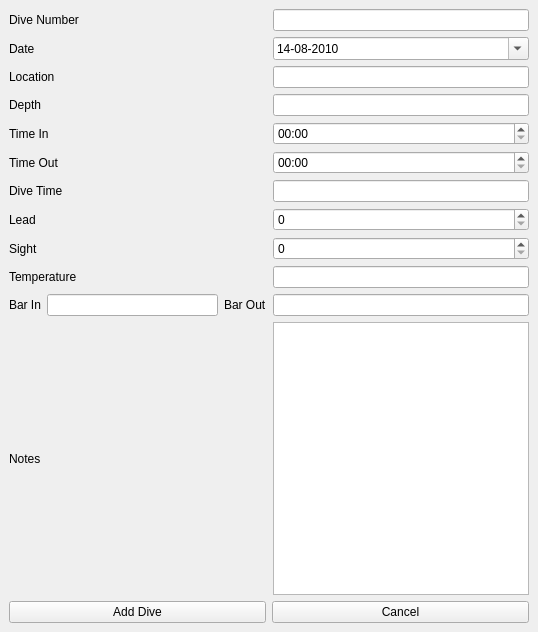
<?xml version="1.0" encoding="UTF-8"?>
<ui version="4.0">
 <class>AddDive</class>
 <widget class="QMainWindow" name="AddDive">
  <property name="geometry">
   <rect>
    <x>0</x>
    <y>0</y>
    <width>538</width>
    <height>632</height>
   </rect>
  </property>
  <property name="windowTitle">
   <string>Add a Dive</string>
  </property>
  <widget class="QWidget" name="centralwidget">
   <layout class="QVBoxLayout" name="verticalLayout">
    <item>
     <layout class="QGridLayout" name="gridLayout">
      <item row="0" column="0" colspan="3">
       <widget class="QLabel" name="LNumber">
        <property name="text">
         <string>Dive Number</string>
        </property>
       </widget>
      </item>
      <item row="0" column="3">
       <widget class="QLineEdit" name="INumber">
        <property name="text">
         <string/>
        </property>
       </widget>
      </item>
      <item row="1" column="0" colspan="3">
       <widget class="QLabel" name="LDate">
        <property name="text">
         <string>Date</string>
        </property>
       </widget>
      </item>
      <item row="1" column="3">
       <widget class="QDateEdit" name="IDate">
        <property name="dateTime">
         <datetime>
          <hour>0</hour>
          <minute>0</minute>
          <second>0</second>
          <year>2010</year>
          <month>8</month>
          <day>14</day>
         </datetime>
        </property>
        <property name="displayFormat">
         <string>dd-MM-yyyy</string>
        </property>
        <property name="calendarPopup">
         <bool>true</bool>
        </property>
        <property name="currentSectionIndex">
         <number>0</number>
        </property>
        <property name="timeSpec">
         <enum>Qt::LocalTime</enum>
        </property>
        <property name="date">
         <date>
          <year>2010</year>
          <month>8</month>
          <day>14</day>
         </date>
        </property>
       </widget>
      </item>
      <item row="2" column="0" colspan="3">
       <widget class="QLabel" name="LLocation">
        <property name="text">
         <string>Location</string>
        </property>
       </widget>
      </item>
      <item row="2" column="3">
       <widget class="QLineEdit" name="ILocation"/>
      </item>
      <item row="3" column="0" colspan="3">
       <widget class="QLabel" name="LDepth">
        <property name="text">
         <string>Depth</string>
        </property>
       </widget>
      </item>
      <item row="3" column="3">
       <widget class="QLineEdit" name="IDepth"/>
      </item>
      <item row="4" column="0" colspan="3">
       <widget class="QLabel" name="LTimeIn">
        <property name="text">
         <string>Time In</string>
        </property>
       </widget>
      </item>
      <item row="4" column="3">
       <widget class="QTimeEdit" name="ITimeIn">
        <property name="displayFormat">
         <string>hh:mm</string>
        </property>
        <property name="calendarPopup">
         <bool>true</bool>
        </property>
       </widget>
      </item>
      <item row="5" column="0" colspan="3">
       <widget class="QLabel" name="LTimeOut">
        <property name="text">
         <string>Time Out</string>
        </property>
       </widget>
      </item>
      <item row="5" column="3">
       <widget class="QTimeEdit" name="ITimeOut">
        <property name="displayFormat">
         <string>hh:mm</string>
        </property>
        <property name="calendarPopup">
         <bool>true</bool>
        </property>
       </widget>
      </item>
      <item row="6" column="0" colspan="3">
       <widget class="QLabel" name="LTime">
        <property name="text">
         <string>Dive Time</string>
        </property>
       </widget>
      </item>
      <item row="6" column="3">
       <widget class="QLineEdit" name="ITime"/>
      </item>
      <item row="7" column="0" colspan="3">
       <widget class="QLabel" name="LLead">
        <property name="text">
         <string>Lead</string>
        </property>
       </widget>
      </item>
      <item row="7" column="3">
       <widget class="QSpinBox" name="ILead"/>
      </item>
      <item row="8" column="0" colspan="3">
       <widget class="QLabel" name="LSight">
        <property name="text">
         <string>Sight</string>
        </property>
       </widget>
      </item>
      <item row="8" column="3">
       <widget class="QSpinBox" name="ISight"/>
      </item>
      <item row="9" column="0" colspan="3">
       <widget class="QLabel" name="LTemperature">
        <property name="text">
         <string>Temperature</string>
        </property>
       </widget>
      </item>
      <item row="9" column="3">
       <widget class="QLineEdit" name="ITemperature"/>
      </item>
      <item row="10" column="0">
       <widget class="QLabel" name="LBarIn">
        <property name="text">
         <string>Bar In</string>
        </property>
       </widget>
      </item>
      <item row="10" column="1">
       <widget class="QLineEdit" name="IBarIn"/>
      </item>
      <item row="10" column="2">
       <widget class="QLabel" name="label">
        <property name="text">
         <string>Bar Out</string>
        </property>
       </widget>
      </item>
      <item row="10" column="3">
       <widget class="QLineEdit" name="IBarOut"/>
      </item>
      <item row="11" column="0" colspan="3">
       <widget class="QLabel" name="LNotes">
        <property name="text">
         <string>Notes</string>
        </property>
       </widget>
      </item>
      <item row="11" column="3">
       <widget class="QTextEdit" name="INotes"/>
      </item>
     </layout>
    </item>
    <item>
     <layout class="QHBoxLayout" name="horizontalLayout">
      <item>
       <widget class="QPushButton" name="Add">
        <property name="text">
         <string>Add Dive</string>
        </property>
       </widget>
      </item>
      <item>
       <widget class="QPushButton" name="Cancel">
        <property name="text">
         <string>Cancel</string>
        </property>
       </widget>
      </item>
     </layout>
    </item>
   </layout>
  </widget>
  <widget class="QMenuBar" name="menubar">
   <property name="geometry">
    <rect>
     <x>0</x>
     <y>0</y>
     <width>538</width>
     <height>25</height>
    </rect>
   </property>
  </widget>
 </widget>
 <resources/>
 <connections/>
</ui>
